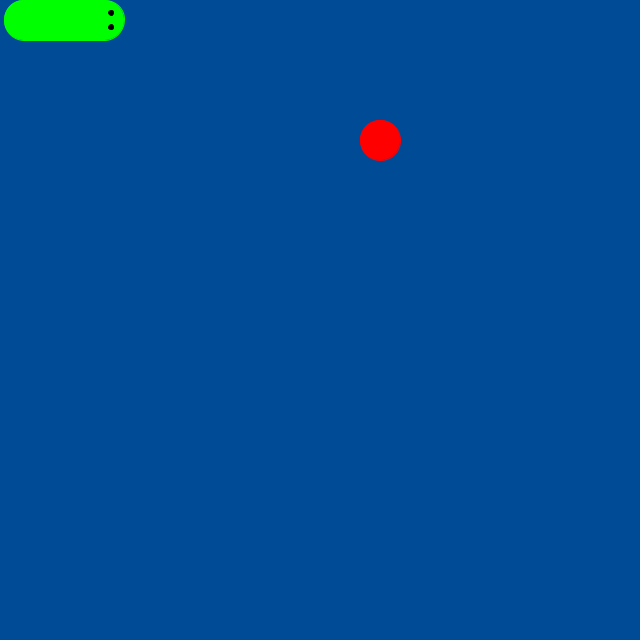
Frame 1 (no input)
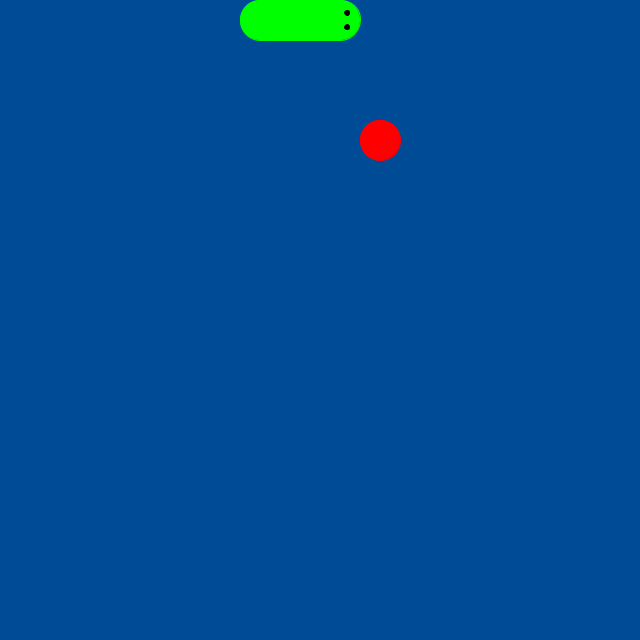
Frame 60 (the mouse pressed at the canvas centre just before this capture)
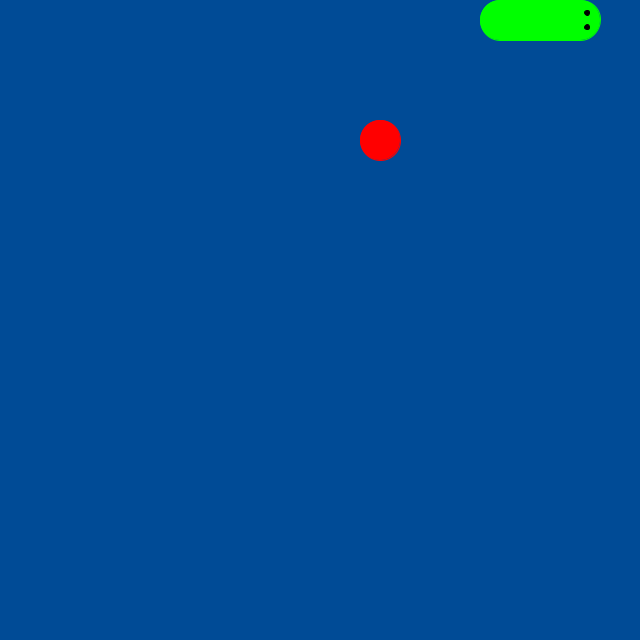
Frame 120 (the mouse held since frame 60 and released just before this capture)

The Processing sketch that drew these frames (run headless with seeded random() and noise(); from frame 60 on, the mouse is pressed at the canvas centre):

// Processing sketch: snake
// ── snake.pde
Player player;
Objective obj;
int gridSize = 40, baseVel = 4;

void setup() {
	size(640, 640);
	player = new Player();
	obj = new Objective();
}

void draw() {
	background(0, 75, 150);
	//drawGrid();
	obj.render();
	player.move();
	player.render();
	obj.checkPlayerContact();

	for (Part part : player.parts) {
		part.checkPlayerHit();
	}
	player.checkWallHit();
}

void drawGrid() {
	stroke(100);
	for (int i = 0; i < width; i += gridSize) {
		line(i, 0, i, height);
		line(0, i, width, i);
		
		for (int j = 0; j < height; j += gridSize) {
			textAlign(CENTER);
			textSize(7);
			text(String.format("%dx%d", i+20, j+20), i+20, j+20);
		}
	}
	line(0, height - 1, width, height - 1);
	line(width - 1, 0, width - 1, height);
}

void gameOver() {
	player.vel = 0;
	for (Part part : player.parts) {
		part.vel = 0;
	}
}

void keyPressed() {
	if (key == 'w' || keyCode == UP) player.setNextDir(new PVector(0, -1));
	else if (key == 'a' || keyCode == LEFT) player.setNextDir(new PVector(-1, 0));
	else if (key == 's' || keyCode == DOWN) player.setNextDir(new PVector(0, 1));
	else if (key == 'd' || keyCode == RIGHT) player.setNextDir(new PVector(1, 0));
}

// Helpers
float difference(float v1, float v2) {
	if (v1 > v2) return v1 - v2;
	else return v2 - v1;
}

// ── objective.pde
class Objective {
	PVector pos;

	Objective() {
		pos = new PVector();
		teleport();
	}

	void render() {
		stroke(255, 0, 0);
		fill(255, 0, 0);
		ellipse(pos.x, pos.y, gridSize, gridSize);
	}

	void checkPlayerContact() {
		PVector dist = pos.copy().sub(player.pos);
		if (dist.x == 0 && dist.y == 0) {
			player.addPart();
			teleport();
		}
	}

	void teleport() {
		int newXPos;
		int newYPos;
		int gridHalf = gridSize / 2;
		PVector newPos = new PVector();

		boolean freeGrid = false;
		while (!freeGrid) {
			freeGrid = true;
			newXPos = gridSize * floor(random(width / gridSize - 1)) + gridHalf;
			newYPos = gridSize * floor(random(height / gridSize - 1)) + gridHalf;
			newPos.set(newXPos, newYPos);

			PVector dist = new PVector();
			dist.set(player.pos.copy().sub(newPos));

			if (dist.mag() <= gridSize) {
				freeGrid = false;
			}

			for (Part part : player.parts) {
				dist.set(newPos.copy().sub(part.pos));
				if (dist.mag() <= gridSize)  {
					freeGrid = false;
					break;
				}
			}
		}	
		pos.set(newPos);
	}
}
// ── part.pde
class Part {
	PVector pos, dir;
	int vel;
	boolean isTail;

	Part(PVector Pos, PVector Dir) {
		pos = Pos;
		dir = Dir;
		vel = baseVel;
	}

	Part(PVector Pos, PVector Dir, boolean IsTail) {
		this(Pos, Dir);
		
		isTail = 	IsTail;
	}

	void render() {
		rectMode(CENTER);
		fill(0, 255, 0);
		stroke(0, 255, 0);
		if (!isTail) rect(pos.x, pos.y, gridSize, gridSize);
		else {
			int partH = gridSize;
			int partW = gridSize / 2;

			if (dir.y != 0) {
				int temp = partH;
				partH = partW;
				partW = temp;
			}

			PVector rectC = dir.copy().mult(gridSize / 4);
			rect(pos.x + rectC.x, pos.y + rectC.y, partW, partH);
			arc(pos.x, pos.y, gridSize, gridSize, dir.heading() + HALF_PI, dir.heading() + PI + HALF_PI, OPEN);
		}
	}

	void move() {
		pos.add(dir.copy().mult(vel));
	}

	void checkPlayerHit() {
		PVector dist = player.pos.copy().sub(pos);
		if (dist.mag() < gridSize / 2) {
			gameOver();
		} 
	}
}

// ── player.pde
class Player {
	PVector pos, dir, nextDir;
	ArrayList<Part> parts = new ArrayList<Part>();
	int vel;

	Player() {
		pos = new PVector(2.5 * gridSize, 0.5 * gridSize);
		dir = new PVector(1, 0);
		vel = baseVel;
		nextDir = dir.copy();
		addBaseBody();
	}

	void setNextDir(PVector newDir) {
		if (difference(abs(dir.heading()), abs(newDir.heading())) != HALF_PI) return;

		nextDir.set(newDir);
	}

	void addBaseBody() {
		// Tail
		PVector partPos = new PVector(0.5 * gridSize, 0.5 * gridSize);
		PVector partDir = new PVector(1, 0);
		parts.add(new Part(partPos, partDir, true));

		// One body part
		partPos = new PVector(1.5 * gridSize, 0.5 * gridSize);
		partDir = new PVector(1, 0);
		parts.add(new Part(partPos, partDir));
	}

	void addPart() {
		PVector newDir = parts.get(1).dir.copy();
		PVector newPos = parts.get(1).pos.copy();
		Part newPart = new Part(newPos, newDir);
		parts.add(1, newPart);

		parts.get(0).vel = 0;
		newPart.vel = 0;
	}

	void render() {
		for (Part part : parts) {
			part.render();
		}
		drawHead();
	}

	void drawHead() {
		stroke(0, 255, 0);
		fill(0, 255, 0);
		int gridHalf = gridSize / 2;
		int headW = gridHalf;
		int headH = gridSize;

		if (dir.y != 0) {
			int temp = headH;
			headH = headW;
			headW = temp;
		}

		// Head
		rectMode(CENTER);
		PVector rectC = dir.copy().mult(gridHalf / -2);
		rect(pos.x + rectC.x, pos.y + rectC.y, headW, headH);
		arc(pos.x, pos.y, gridSize, gridSize, dir.heading() - HALF_PI, dir.heading() + HALF_PI, OPEN);

		// Eyes
		stroke(0);
		fill(0);
		int eyeSize = 5;

		PVector leftEye = PVector.fromAngle(dir.heading() - QUARTER_PI);
		leftEye.mult(gridHalf / 2);
		circle(pos.x + leftEye.x, pos.y + leftEye.y, eyeSize);

		PVector rightEye = PVector.fromAngle(dir.heading() + QUARTER_PI);
		rightEye.mult(gridHalf / 2);
		circle(pos.x + rightEye.x, pos.y + rightEye.y, eyeSize);
	}

	void move() {
		float gridHalf = gridSize / 2;

		// If middle of grid
		if ((pos.x + gridHalf) % gridSize == 0 && (pos.y + gridHalf) % gridSize == 0) {
			turn();
		}

		// If edge of grid
		if (parts.size() > 2) {
			if (parts.get(1).pos.copy().sub(parts.get(2).pos.copy()).mag() >= gridSize) {
				parts.get(0).vel = baseVel;	
				parts.get(1).vel = baseVel;
			}
		}

		pos.add(dir.copy().mult(vel));
		for (Part part : parts) {
			part.move();
		}
	}

	void turn() {
		// Turn body
		for (int i = 0; i < parts.size() - 1; i++) {
			Part currPart = parts.get(i);
			Part nextPart = parts.get(i + 1);
			if (nextPart.dir.heading() != currPart.dir.heading()) {
					currPart.dir.set(nextPart.dir);;
			}
		}

		// Turn neck (part closest to head)
		Part neck = parts.get(parts.size() - 1);
		if (neck.dir.heading() != dir.heading()) {
			neck.dir.set(dir);
		}

		// Turn head
		dir.set(nextDir);
	}

	void checkWallHit() {
		if (pos.x < 0 || pos.x > width) gameOver();
		if (pos.y < 0 || pos.y > height) gameOver();
	}
}
